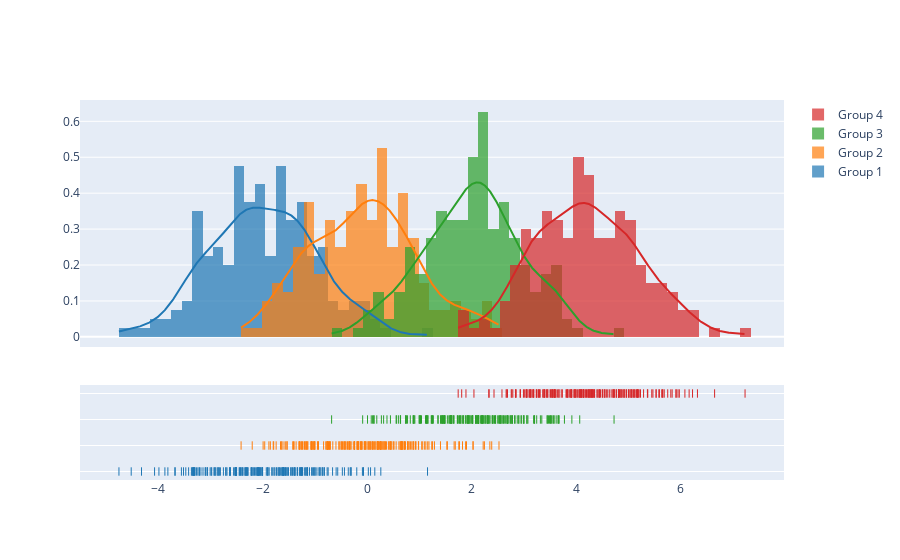

This figure's notebook cell:
### Code cell
import plotly.figure_factory as ff

# Add histogram data
x1 = np.random.randn(200) - 2
x2 = np.random.randn(200)
x3 = np.random.randn(200) + 2
x4 = np.random.randn(200) + 4

# Group data together
hist_data = [x1, x2, x3, x4]

group_labels = ['Group 1', 'Group 2', 'Group 3', 'Group 4']

# Create distplot with custom bin_size
fig = ff.create_distplot(hist_data, group_labels, bin_size=.2)
fig.show()

### Figure 1 — Plotly figure (JSON) as saved in the notebook; plotly's stock layout.template omitted (floating-point values rounded to 4 significant figures; data arrays with more than 128 entries replaced by an {"elided": "..."} marker saying what was removed)
{"data": [{"autobinx": false, "histnorm": "probability density", "legendgroup": "Group 1", "marker": {"color": "rgb(31, 119, 180)"}, "name": "Group 1", "opacity": 0.7, "type": "histogram", "x": {"elided": "200 float values"}, "xaxis": "x", "xbins": {"end": 1.153, "size": 0.2, "start": -4.751}, "yaxis": "y"}, {"autobinx": false, "histnorm": "probability density", "legendgroup": "Group 2", "marker": {"color": "rgb(255, 127, 14)"}, "name": "Group 2", "opacity": 0.7, "type": "histogram", "x": {"elided": "200 float values"}, "xaxis": "x", "xbins": {"end": 2.52, "size": 0.2, "start": -2.414}, "yaxis": "y"}, {"autobinx": false, "histnorm": "probability density", "legendgroup": "Group 3", "marker": {"color": "rgb(44, 160, 44)"}, "name": "Group 3", "opacity": 0.7, "type": "histogram", "x": {"elided": "200 float values"}, "xaxis": "x", "xbins": {"end": 4.722, "size": 0.2, "start": -0.6821}, "yaxis": "y"}, {"autobinx": false, "histnorm": "probability density", "legendgroup": "Group 4", "marker": {"color": "rgb(214, 39, 40)"}, "name": "Group 4", "opacity": 0.7, "type": "histogram", "x": {"elided": "200 float values"}, "xaxis": "x", "xbins": {"end": 7.228, "size": 0.2, "start": 1.739}, "yaxis": "y"}, {"legendgroup": "Group 1", "marker": {"color": "rgb(31, 119, 180)"}, "mode": "lines", "name": "Group 1", "showlegend": false, "type": "scatter", "x": {"elided": "500 float values"}, "xaxis": "x", "y": {"elided": "500 float values"}, "yaxis": "y"}, {"legendgroup": "Group 2", "marker": {"color": "rgb(255, 127, 14)"}, "mode": "lines", "name": "Group 2", "showlegend": false, "type": "scatter", "x": {"elided": "500 float values"}, "xaxis": "x", "y": {"elided": "500 float values"}, "yaxis": "y"}, {"legendgroup": "Group 3", "marker": {"color": "rgb(44, 160, 44)"}, "mode": "lines", "name": "Group 3", "showlegend": false, "type": "scatter", "x": {"elided": "500 float values"}, "xaxis": "x", "y": {"elided": "500 float values"}, "yaxis": "y"}, {"legendgroup": "Group 4", "marker": {"color": "rgb(214, 39, 40)"}, "mode": "lines", "name": "Group 4", "showlegend": false, "type": "scatter", "x": {"elided": "500 float values"}, "xaxis": "x", "y": {"elided": "500 float values"}, "yaxis": "y"}, {"legendgroup": "Group 1", "marker": {"color": "rgb(31, 119, 180)", "symbol": "line-ns-open"}, "mode": "markers", "name": "Group 1", "showlegend": false, "type": "scatter", "x": {"elided": "200 float values"}, "xaxis": "x", "y": {"elided": "200 str values"}, "yaxis": "y2"}, {"legendgroup": "Group 2", "marker": {"color": "rgb(255, 127, 14)", "symbol": "line-ns-open"}, "mode": "markers", "name": "Group 2", "showlegend": false, "type": "scatter", "x": {"elided": "200 float values"}, "xaxis": "x", "y": {"elided": "200 str values"}, "yaxis": "y2"}, {"legendgroup": "Group 3", "marker": {"color": "rgb(44, 160, 44)", "symbol": "line-ns-open"}, "mode": "markers", "name": "Group 3", "showlegend": false, "type": "scatter", "x": {"elided": "200 float values"}, "xaxis": "x", "y": {"elided": "200 str values"}, "yaxis": "y2"}, {"legendgroup": "Group 4", "marker": {"color": "rgb(214, 39, 40)", "symbol": "line-ns-open"}, "mode": "markers", "name": "Group 4", "showlegend": false, "type": "scatter", "x": {"elided": "200 float values"}, "xaxis": "x", "y": {"elided": "200 str values"}, "yaxis": "y2"}], "layout": {"barmode": "overlay", "hovermode": "closest", "legend": {"traceorder": "reversed"}, "xaxis": {"anchor": "y2", "domain": [0.0, 1.0], "zeroline": false}, "yaxis": {"anchor": "free", "domain": [0.35, 1], "position": 0.0}, "yaxis2": {"anchor": "x", "domain": [0, 0.25], "dtick": 1, "showticklabels": false}}}
